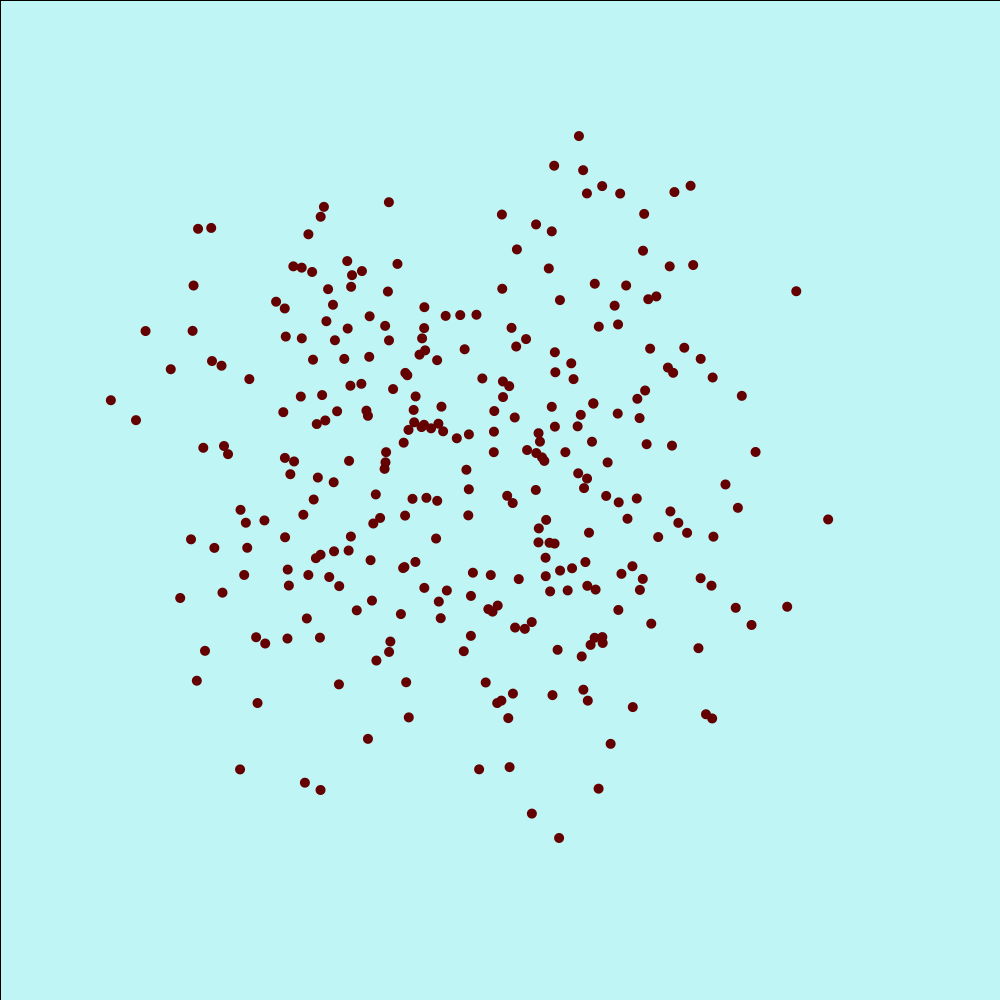
Frame 1 (no input)
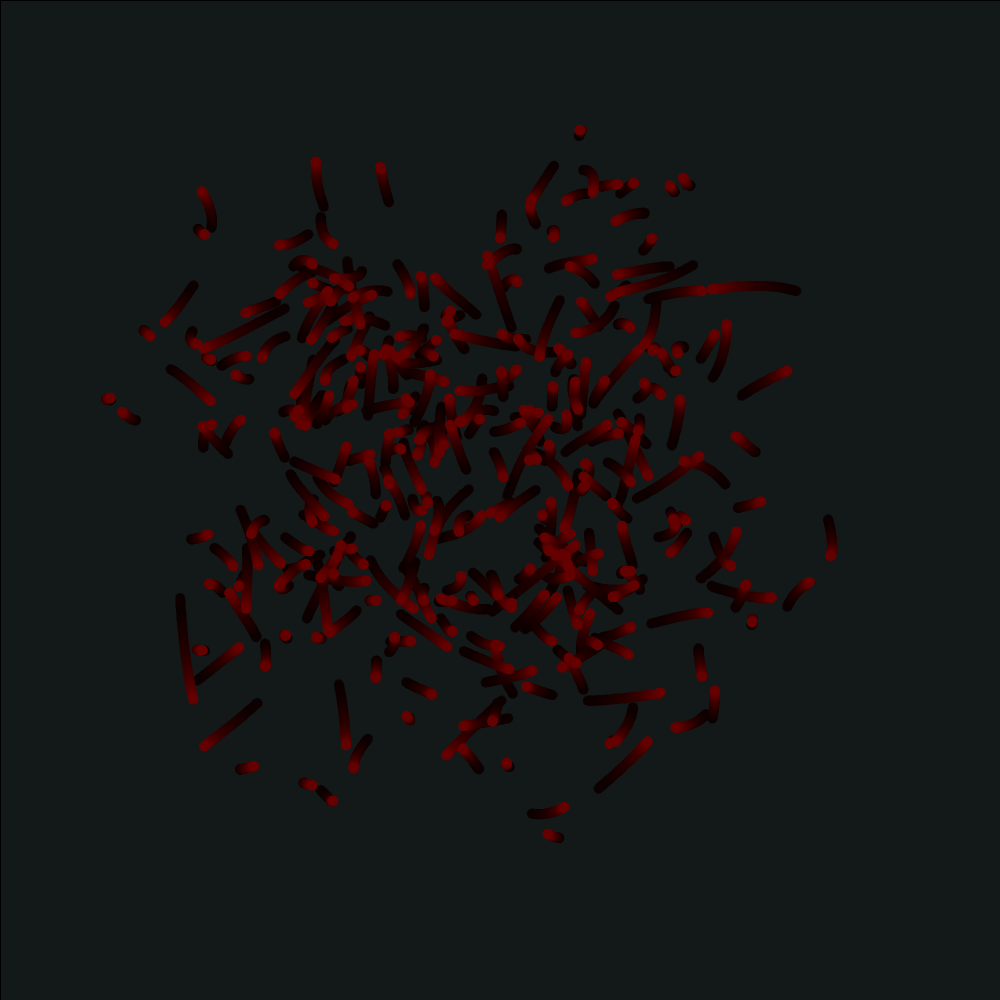
Frame 60 (the mouse pressed at the canvas centre just before this capture)
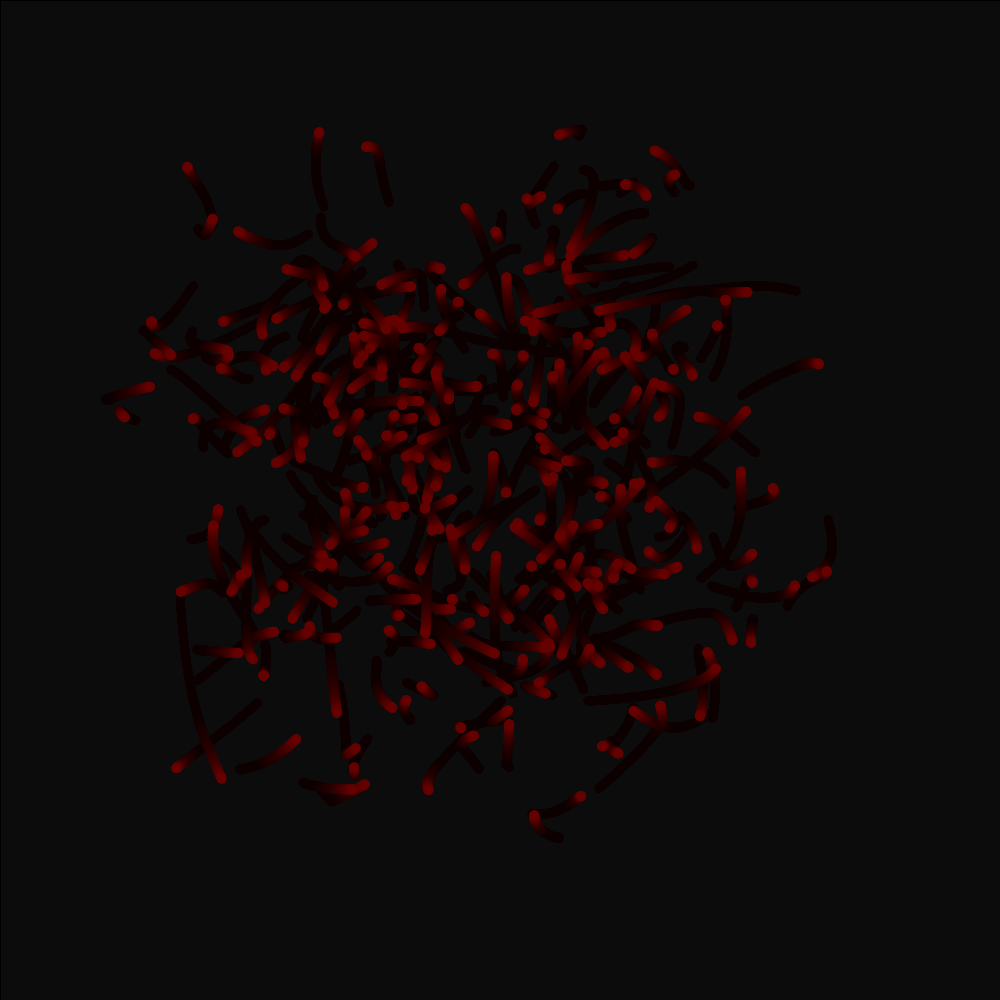
Frame 120 (the mouse held since frame 60 and released just before this capture)

The Processing sketch that drew these frames (run headless with seeded random() and noise(); from frame 60 on, the mouse is pressed at the canvas centre):

// Processing sketch: Magic_Worms
// ── Magic_Worms.pde
int hi = 0;
int bye = 1000;
void setup() {
  size(1000, 1000);
  background(200, 423, 423);
}
void draw() {
  makeMagical();
  for(int i = 0; i<300; i++) {
    fill(100, 0, 0);
    ellipse(getWormX(i), getWormY(i), 10, 10);
    hi=hi+10;
    bye = bye-10;
  }
}
float frequency = .001;
    float noiseInterval = PI;

    void makeMagical() {
        fill( 0, 0, 0, 10 );
        rect(0, 0, width, height);
        noStroke();
    }

    float getWormX(int i) {
        return map(noise(i*noiseInterval + frameCount * frequency), 0, 1, 0, width);
    }

    float getWormY(int i) {
        return map(noise(i*noiseInterval+1 + frameCount * frequency), 0, 1, 0, height);
    }
